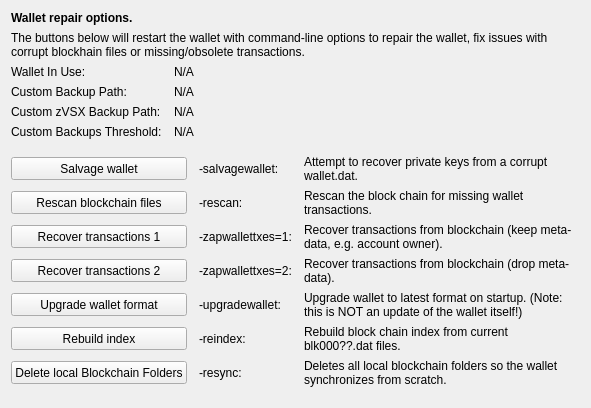
     <widget class="QWidget" name="tab_repair">
      <attribute name="title">
       <string>&amp;Wallet Repair</string>
      </attribute>
      <layout class="QGridLayout" name="gridLayout_4" columnstretch="0,0,0,0">
       <property name="horizontalSpacing">
        <number>12</number>
       </property>
       <item row="0" column="0" colspan="4">
        <widget class="QLabel" name="label_repair_header">
         <property name="font">
          <font>
           <weight>75</weight>
           <bold>true</bold>
          </font>
         </property>
         <property name="text">
          <string>Wallet repair options.</string>
         </property>
        </widget>
       </item>
       <item row="1" column="0" colspan="4">
        <widget class="QLabel" name="label_repair_helptext">
         <property name="font">
          <font>
           <weight>50</weight>
           <bold>false</bold>
          </font>
         </property>
         <property name="text">
          <string>The buttons below will restart the wallet with command-line options to repair the wallet, fix issues with corrupt blockhain files or missing/obsolete transactions.</string>
         </property>
         <property name="wordWrap">
          <bool>true</bool>
         </property>
        </widget>
       </item>
       <item row="2" column="0">
        <widget class="QLabel" name="wallet_path_label">
         <property name="text">
          <string>Wallet In Use:</string>
         </property>
        </widget>
       </item>
       <item row="2" column="1" colspan="3">
        <widget class="QLabel" name="wallet_path">
         <property name="cursor">
          <cursorShape>IBeamCursor</cursorShape>
         </property>
         <property name="text">
          <string>N/A</string>
         </property>
         <property name="textFormat">
          <enum>Qt::PlainText</enum>
         </property>
         <property name="textInteractionFlags">
          <set>Qt::LinksAccessibleByMouse|Qt::TextSelectableByKeyboard|Qt::TextSelectableByMouse</set>
         </property>
        </widget>
       </item>
       <item row="3" column="0">
        <widget class="QLabel" name="wallet_custombackuppath_label">
         <property name="visible">
          <bool>false</bool>
         </property>
         <property name="text">
          <string>Custom Backup Path:</string>
         </property>
        </widget>
       </item>
       <item row="3" column="1" colspan="3">
        <widget class="QLabel" name="wallet_custombackuppath">
         <property name="cursor">
          <cursorShape>IBeamCursor</cursorShape>
         </property>
         <property name="visible">
          <bool>false</bool>
         </property>
         <property name="text">
          <string>N/A</string>
         </property>
         <property name="textFormat">
          <enum>Qt::PlainText</enum>
         </property>
         <property name="textInteractionFlags">
          <set>Qt::LinksAccessibleByMouse|Qt::TextSelectableByKeyboard|Qt::TextSelectableByMouse</set>
         </property>
        </widget>
       </item>
       <item row="4" column="0">
        <widget class="QLabel" name="wallet_customzvsxbackuppath_label">
         <property name="visible">
          <bool>false</bool>
         </property>
         <property name="text">
          <string>Custom zVSX Backup Path:</string>
         </property>
        </widget>
       </item>
       <item row="4" column="1" colspan="3">
        <widget class="QLabel" name="wallet_customzvsxbackuppath">
         <property name="cursor">
          <cursorShape>IBeamCursor</cursorShape>
         </property>
         <property name="visible">
          <bool>false</bool>
         </property>
         <property name="text">
          <string>N/A</string>
         </property>
         <property name="textFormat">
          <enum>Qt::PlainText</enum>
         </property>
         <property name="textInteractionFlags">
          <set>Qt::LinksAccessibleByMouse|Qt::TextSelectableByKeyboard|Qt::TextSelectableByMouse</set>
         </property>
        </widget>
       </item>
       <item row="5" column="0">
        <widget class="QLabel" name="wallet_custombackupthreshold_label">
         <property name="visible">
          <bool>false</bool>
         </property>
         <property name="text">
          <string>Custom Backups Threshold:</string>
         </property>
        </widget>
       </item>
       <item row="5" column="1" colspan="3">
        <widget class="QLabel" name="wallet_custombackupthreshold">
         <property name="cursor">
          <cursorShape>IBeamCursor</cursorShape>
         </property>
         <property name="visible">
          <bool>false</bool>
         </property>
         <property name="text">
          <string>N/A</string>
         </property>
         <property name="textFormat">
          <enum>Qt::PlainText</enum>
         </property>
         <property name="textInteractionFlags">
          <set>Qt::LinksAccessibleByMouse|Qt::TextSelectableByKeyboard|Qt::TextSelectableByMouse</set>
         </property>
        </widget>
       </item>
       <item row="6" column="0">
        <spacer name="verticalSpacer_repair1">
         <property name="orientation">
          <enum>Qt::Vertical</enum>
         </property>
         <property name="sizeHint" stdset="0">
          <size>
           <width>10</width>
           <height>10</height>
          </size>
         </property>
        </spacer>
       </item>
       <item row="7" column="0" colspan="2">
        <widget class="QPushButton" name="btn_salvagewallet">
         <property name="minimumSize">
          <size>
           <width>100</width>
           <height>23</height>
          </size>
         </property>
         <property name="text">
          <string>Salvage wallet</string>
         </property>
        </widget>
       </item>
       <item row="7" column="2">
        <widget class="QLabel" name="label_repair_salvage_command">
         <property name="text">
          <string notr="true">-salvagewallet:</string>
         </property>
        </widget>
       </item>
       <item row="7" column="3">
        <widget class="QLabel" name="label_repair_salvage">
         <property name="text">
          <string>Attempt to recover private keys from a corrupt wallet.dat.</string>
         </property>
         <property name="wordWrap">
          <bool>true</bool>
         </property>
        </widget>
       </item>
       <item row="8" column="0" colspan="2">
        <widget class="QPushButton" name="btn_rescan">
         <property name="minimumSize">
          <size>
           <width>100</width>
           <height>23</height>
          </size>
         </property>
         <property name="text">
          <string>Rescan blockchain files</string>
         </property>
        </widget>
       </item>
       <item row="8" column="2">
        <widget class="QLabel" name="label_repair_rescan_command">
         <property name="text">
          <string notr="true">-rescan:</string>
         </property>
        </widget>
       </item>
       <item row="8" column="3">
        <widget class="QLabel" name="label_repair_rescan">
         <property name="text">
          <string>Rescan the block chain for missing wallet transactions.</string>
         </property>
         <property name="wordWrap">
          <bool>true</bool>
         </property>
        </widget>
       </item>
       <item row="9" column="0" colspan="2">
        <widget class="QPushButton" name="btn_zapwallettxes1">
         <property name="minimumSize">
          <size>
           <width>100</width>
           <height>23</height>
          </size>
         </property>
         <property name="text">
          <string>Recover transactions 1</string>
         </property>
        </widget>
       </item>
       <item row="9" column="2">
        <widget class="QLabel" name="label_repair_zap1_command">
         <property name="text">
          <string notr="true">-zapwallettxes=1:</string>
         </property>
        </widget>
       </item>
       <item row="9" column="3">
        <widget class="QLabel" name="label_repair_zap1">
         <property name="text">
          <string>Recover transactions from blockchain (keep meta-data, e.g. account owner).</string>
         </property>
         <property name="wordWrap">
          <bool>true</bool>
         </property>
        </widget>
       </item>
       <item row="10" column="0" colspan="2">
        <widget class="QPushButton" name="btn_zapwallettxes2">
         <property name="minimumSize">
          <size>
           <width>100</width>
           <height>23</height>
          </size>
         </property>
         <property name="text">
          <string>Recover transactions 2</string>
         </property>
        </widget>
       </item>
       <item row="10" column="2">
        <widget class="QLabel" name="label_repair_zap2_command">
         <property name="text">
          <string notr="true">-zapwallettxes=2:</string>
         </property>
        </widget>
       </item>
       <item row="10" column="3">
        <widget class="QLabel" name="label_repair_zap2">
         <property name="text">
          <string>Recover transactions from blockchain (drop meta-data).</string>
         </property>
         <property name="wordWrap">
          <bool>true</bool>
         </property>
        </widget>
       </item>
       <item row="11" column="0" colspan="2">
        <widget class="QPushButton" name="btn_upgradewallet">
         <property name="minimumSize">
          <size>
           <width>100</width>
           <height>23</height>
          </size>
         </property>
         <property name="text">
          <string>Upgrade wallet format</string>
         </property>
        </widget>
       </item>
       <item row="11" column="2">
        <widget class="QLabel" name="label_repair_upgrade_command">
         <property name="text">
          <string notr="true">-upgradewallet:</string>
         </property>
        </widget>
       </item>
       <item row="11" column="3">
        <widget class="QLabel" name="label_repair_upgrade">
         <property name="text">
          <string>Upgrade wallet to latest format on startup. (Note: this is NOT an update of the wallet itself!)</string>
         </property>
         <property name="wordWrap">
          <bool>true</bool>
         </property>
        </widget>
       </item>
       <item row="12" column="0" colspan="2">
        <widget class="QPushButton" name="btn_reindex">
         <property name="minimumSize">
          <size>
           <width>100</width>
           <height>23</height>
          </size>
         </property>
         <property name="text">
          <string>Rebuild index</string>
         </property>
        </widget>
       </item>
       <item row="12" column="2">
        <widget class="QLabel" name="label_repair_reindex_command">
         <property name="text">
          <string notr="true">-reindex:</string>
         </property>
        </widget>
       </item>
       <item row="12" column="3">
        <widget class="QLabel" name="label_repair_reindex">
         <property name="text">
          <string>Rebuild block chain index from current blk000??.dat files.</string>
         </property>
         <property name="wordWrap">
          <bool>true</bool>
         </property>
        </widget>
       </item>
       <item row="13" column="0" colspan="2">
        <widget class="QPushButton" name="btn_resync">
         <property name="minimumSize">
          <size>
           <width>100</width>
           <height>23</height>
          </size>
         </property>
         <property name="text">
          <string>Delete local Blockchain Folders</string>
         </property>
        </widget>
       </item>
       <item row="13" column="2">
        <widget class="QLabel" name="label_repair_resync_command">
         <property name="text">
          <string>-resync:</string>
         </property>
        </widget>
       </item>
       <item row="13" column="3">
        <widget class="QLabel" name="label_repair_resync">
         <property name="text">
          <string>Deletes all local blockchain folders so the wallet synchronizes from scratch.</string>
         </property>
         <property name="wordWrap">
          <bool>true</bool>
         </property>
        </widget>
       </item>
       <item row="14" column="0">
        <spacer name="verticalSpacer_repair2">
         <property name="orientation">
          <enum>Qt::Vertical</enum>
         </property>
         <property name="sizeHint" stdset="0">
          <size>
           <width>20</width>
           <height>10</height>
          </size>
         </property>
        </spacer>
       </item>
      </layout>
     </widget>
